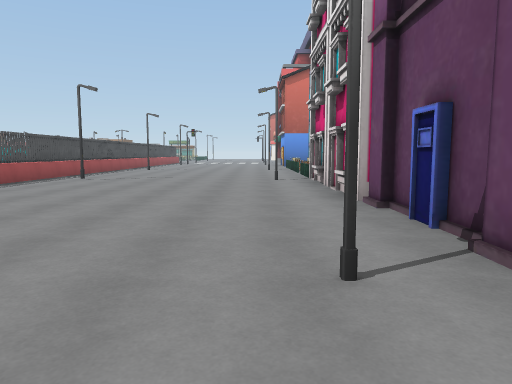
view 1 (above)

24 first-person views from a walk through a Unity game level. The camera is 1.4 m above the floor, tilts 6° down and sees 70° across. The floor is counted in squares, 2 m on a side. Each view is taken from the middle of a square. On the plan, view 1 faces up. The plan holds only what a view shows up to about 11 squares ahead; the rest is blank. The place goes on beyond the plan. The player character is not drawn. Some surface patterns are stand-ins.

view 2
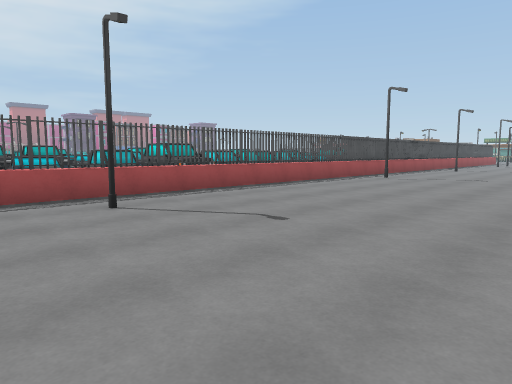

view 3
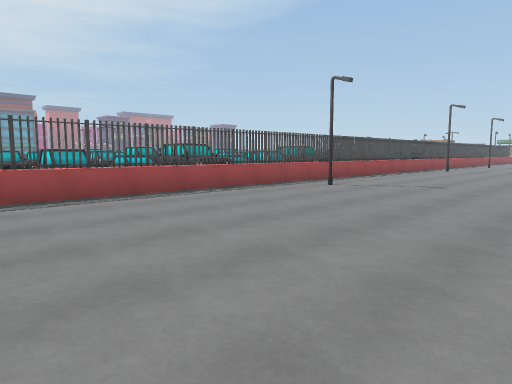

view 4
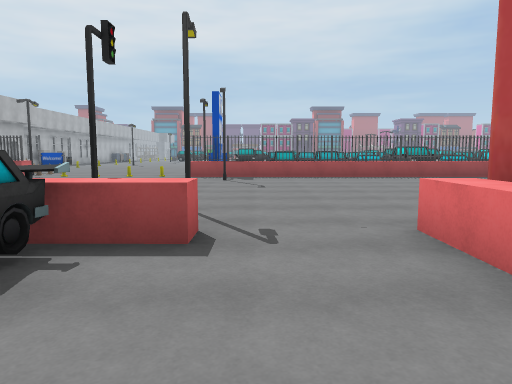

view 5
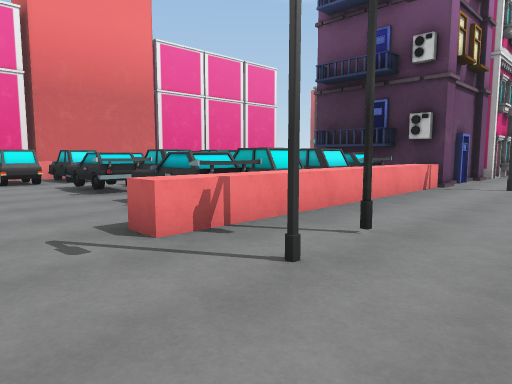

view 6
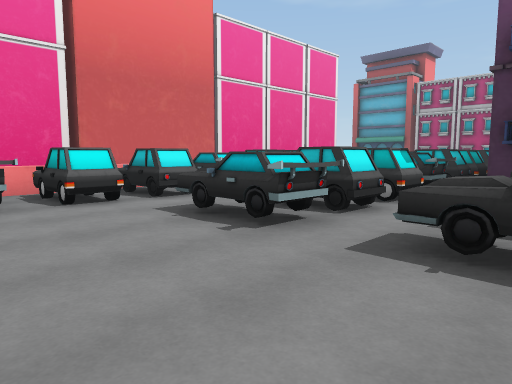

view 7
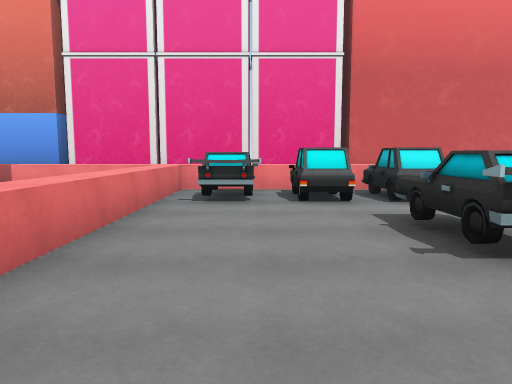

view 8
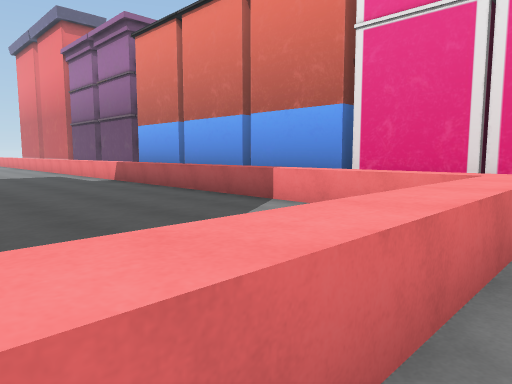

view 9
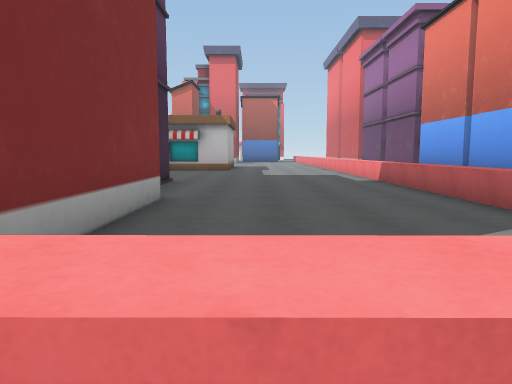

view 10
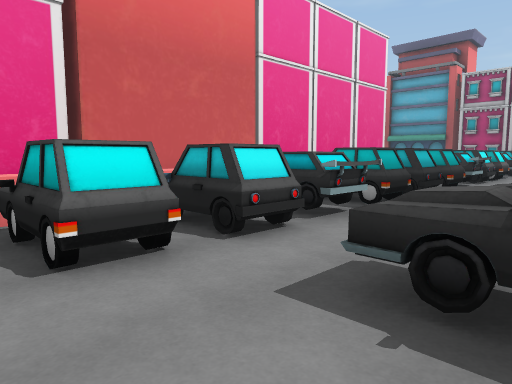

view 11
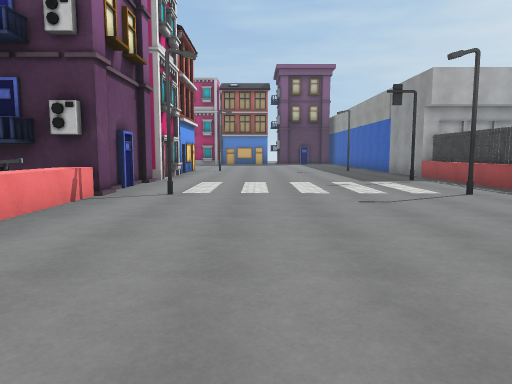

view 12
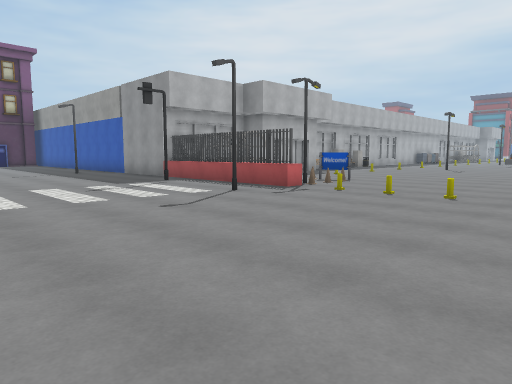

view 13
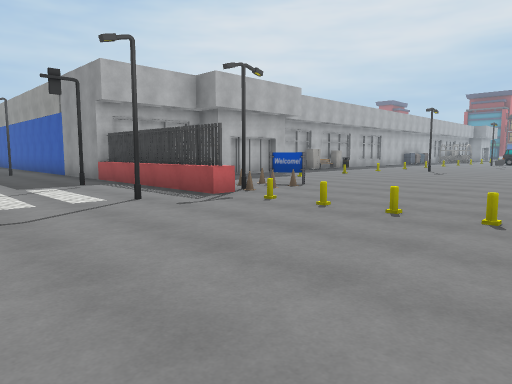

view 14
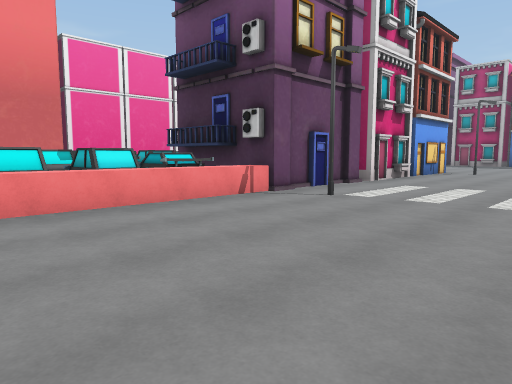

view 15
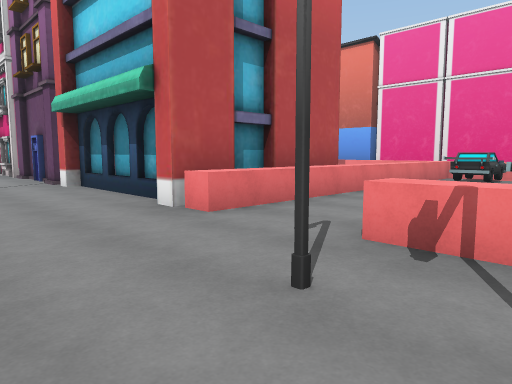

view 16
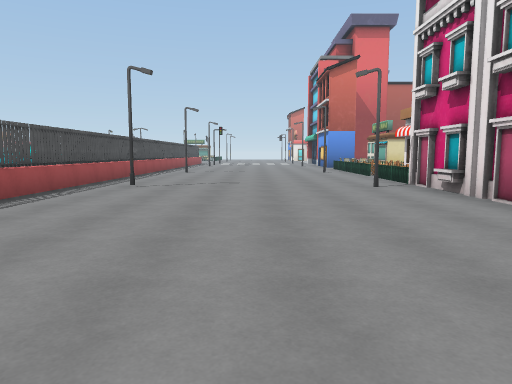

view 17
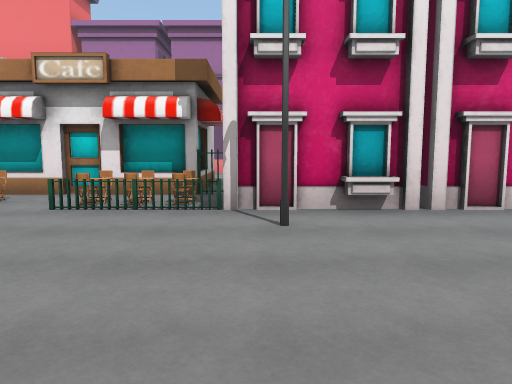

view 18
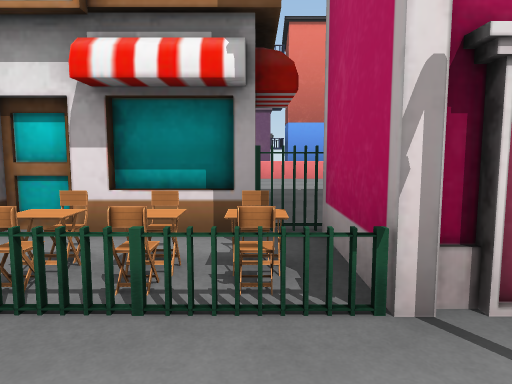

view 19
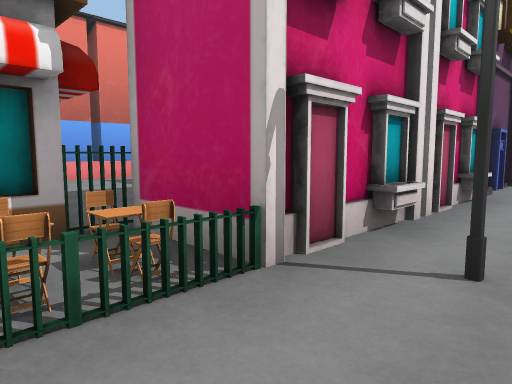

view 20
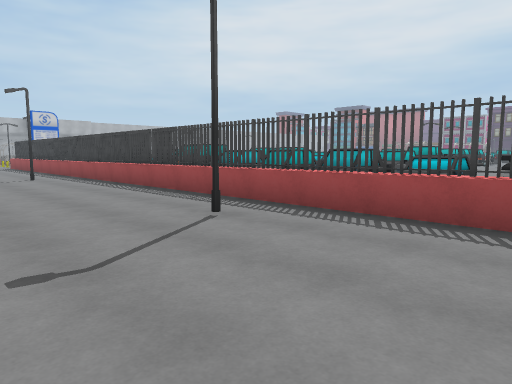

view 21
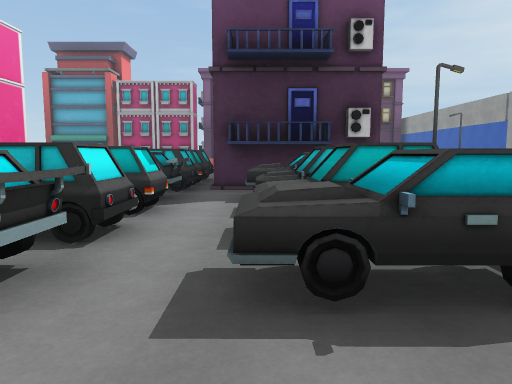

view 22
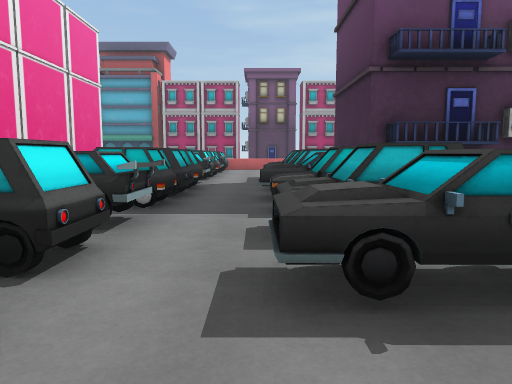

view 23
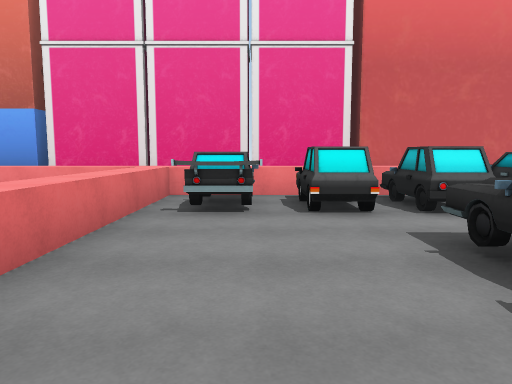

view 24
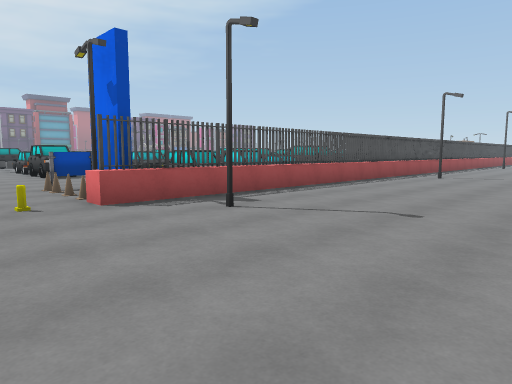

### Floor plan
Key: @ floor where view 1 was taken; # wall or solid block; . floor; = window, fence, low wall or low ledge; ^ raised ledge; T table; S streetlight; B building; C car; L bollard; I sign; F fence; H chair; O other object.
Columns run from 14 left of view 1 to 15 right of it. Each row starts with its distance up from view 1.
 13       OO#.........#
 12       OO^......THF#
 11       CC^......THH###....^
 10       CC^S.....SBF.......^
  9       CC^.......#  ......^
  8  OO   CC^.......#     ...^
  7       CC^.......#  ......^ B
  6       CC^.......B  ......^ B
  5       CC^.......#  #.....^ B
  4       CC^.......B  #.....^ B
  3       CC^.......#   .....^ B
  2 OO    C=^S.....S#  ......^ B
  1       CC#.......#  #.....^ BB
  0       CC#.....@.#  #....^^ ##B
 -1       C==.......#  #....^. ##B
 -2 CC    CC=.......B  #    ^. ##
 -3 CC    CC=.......#^##^^^^^. #
 -4       CC#.............CCC. #
 -5 CC.     =.............CCC. #
 -6 CC...I  #S.....SC.....CCC. #
 -7  ....OOO=......#CCCCCCCCC. #
 -8     ....L.......CCCCCCC C  #
 -9 ........L.......CCCCCCCCC  #
-10 ........L.......CCCCCCCCC  #
-11 ........O.......CCCCCCCC   #
-12  .....OO^S....SS###CCCC    #
-13   ...OI ^.......# ##CCCCC  #
-14     ..O #.......B  #CCCCC
-15       OO^.......#  #CCCCC
-16       OO^.......B    .C
-17         #.......#     C
-18         #.......B     O

Where each view was taken, in squares from view 1:
view 1: 0 up, 0 right, facing up
view 2: 0 up, 0 right, facing up-left
view 3: 5 down, 0 right, facing up-left
view 4: 5 down, 5 right, facing left
view 5: 4 down, 1 left, facing down-right
view 6: 4 down, 3 right, facing down-right
view 7: 5 down, 3 right, facing right
view 8: 4 down, 6 right, facing up-right
view 9: 4 down, 7 right, facing up
view 10: 5 down, 6 right, facing down-right
view 11: 6 down, 1 left, facing down
view 12: 7 down, 0 right, facing down-left
view 13: 7 down, 2 left, facing down-left
view 14: 7 down, 3 left, facing down-right
view 15: 7 down, 1 left, facing up-right
view 16: 2 up, 2 left, facing up
view 17: 10 up, 3 left, facing right
view 18: 11 up, 0 right, facing right
view 19: 12 up, 0 right, facing down-right
view 20: 13 up, 2 left, facing down-left
view 21: 5 down, 4 right, facing down
view 22: 5 down, 7 right, facing down
view 23: 5 down, 4 right, facing right
view 24: 9 down, 1 left, facing up-left
